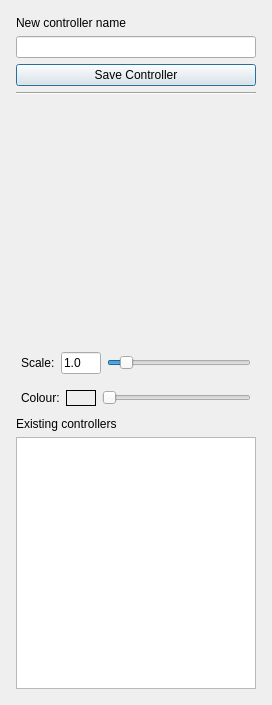
<?xml version="1.0" encoding="UTF-8"?>
<ui version="4.0">
 <class>Dialog</class>
 <widget class="QDialog" name="Dialog">
  <property name="geometry">
   <rect>
    <x>0</x>
    <y>0</y>
    <width>268</width>
    <height>705</height>
   </rect>
  </property>
  <property name="windowTitle">
   <string>Controller Library</string>
  </property>
  <layout class="QGridLayout" name="gridLayout">
   <item row="0" column="0">
    <layout class="QVBoxLayout" name="verticalLayout">
     <property name="leftMargin">
      <number>5</number>
     </property>
     <property name="topMargin">
      <number>5</number>
     </property>
     <property name="rightMargin">
      <number>5</number>
     </property>
     <property name="bottomMargin">
      <number>5</number>
     </property>
     <item>
      <widget class="QLabel" name="label">
       <property name="text">
        <string>New controller name</string>
       </property>
      </widget>
     </item>
     <item>
      <widget class="QLineEdit" name="controlNameLineEdit"/>
     </item>
     <item>
      <widget class="QPushButton" name="saveControlButton">
       <property name="text">
        <string>Save Controller</string>
       </property>
      </widget>
     </item>
     <item>
      <widget class="Line" name="line">
       <property name="orientation">
        <enum>Qt::Orientation::Horizontal</enum>
       </property>
      </widget>
     </item>
     <item>
      <widget class="QLabel" name="iconLabel">
       <property name="minimumSize">
        <size>
         <width>240</width>
         <height>240</height>
        </size>
       </property>
       <property name="text">
        <string/>
       </property>
       <property name="pixmap">
        <pixmap>icons/no_icon.png</pixmap>
       </property>
       <property name="margin">
        <number>0</number>
       </property>
      </widget>
     </item>
     <item>
      <layout class="QHBoxLayout" name="horizontalLayout">
       <property name="leftMargin">
        <number>5</number>
       </property>
       <property name="topMargin">
        <number>5</number>
       </property>
       <property name="rightMargin">
        <number>5</number>
       </property>
       <property name="bottomMargin">
        <number>5</number>
       </property>
       <item>
        <widget class="QLabel" name="label_2">
         <property name="text">
          <string>Scale:</string>
         </property>
        </widget>
       </item>
       <item>
        <widget class="QLineEdit" name="scaleValLineEdit">
         <property name="maximumSize">
          <size>
           <width>40</width>
           <height>16777215</height>
          </size>
         </property>
         <property name="inputMask">
          <string/>
         </property>
         <property name="text">
          <string>1.0</string>
         </property>
        </widget>
       </item>
       <item>
        <widget class="QSlider" name="scaleSlider">
         <property name="minimum">
          <number>1</number>
         </property>
         <property name="maximum">
          <number>100</number>
         </property>
         <property name="sliderPosition">
          <number>10</number>
         </property>
         <property name="orientation">
          <enum>Qt::Orientation::Horizontal</enum>
         </property>
        </widget>
       </item>
      </layout>
     </item>
     <item>
      <layout class="QHBoxLayout" name="horizontalLayout_2">
       <property name="leftMargin">
        <number>5</number>
       </property>
       <property name="topMargin">
        <number>5</number>
       </property>
       <property name="rightMargin">
        <number>5</number>
       </property>
       <property name="bottomMargin">
        <number>5</number>
       </property>
       <item>
        <widget class="QLabel" name="colourLabel">
         <property name="text">
          <string>Colour:</string>
         </property>
        </widget>
       </item>
       <item>
        <widget class="QLabel" name="colourSwatchLabel">
         <property name="sizePolicy">
          <sizepolicy hsizetype="Preferred" vsizetype="Preferred">
           <horstretch>0</horstretch>
           <verstretch>0</verstretch>
          </sizepolicy>
         </property>
         <property name="minimumSize">
          <size>
           <width>30</width>
           <height>0</height>
          </size>
         </property>
         <property name="autoFillBackground">
          <bool>false</bool>
         </property>
         <property name="frameShape">
          <enum>QFrame::Shape::Box</enum>
         </property>
         <property name="frameShadow">
          <enum>QFrame::Shadow::Plain</enum>
         </property>
         <property name="text">
          <string/>
         </property>
        </widget>
       </item>
       <item>
        <widget class="QSlider" name="colourSwatchSlider">
         <property name="maximum">
          <number>31</number>
         </property>
         <property name="orientation">
          <enum>Qt::Orientation::Horizontal</enum>
         </property>
        </widget>
       </item>
      </layout>
     </item>
     <item>
      <widget class="QLabel" name="label_3">
       <property name="text">
        <string>Existing controllers</string>
       </property>
      </widget>
     </item>
     <item>
      <widget class="QListWidget" name="controlListWidget"/>
     </item>
    </layout>
   </item>
  </layout>
 </widget>
 <resources/>
 <connections/>
</ui>
